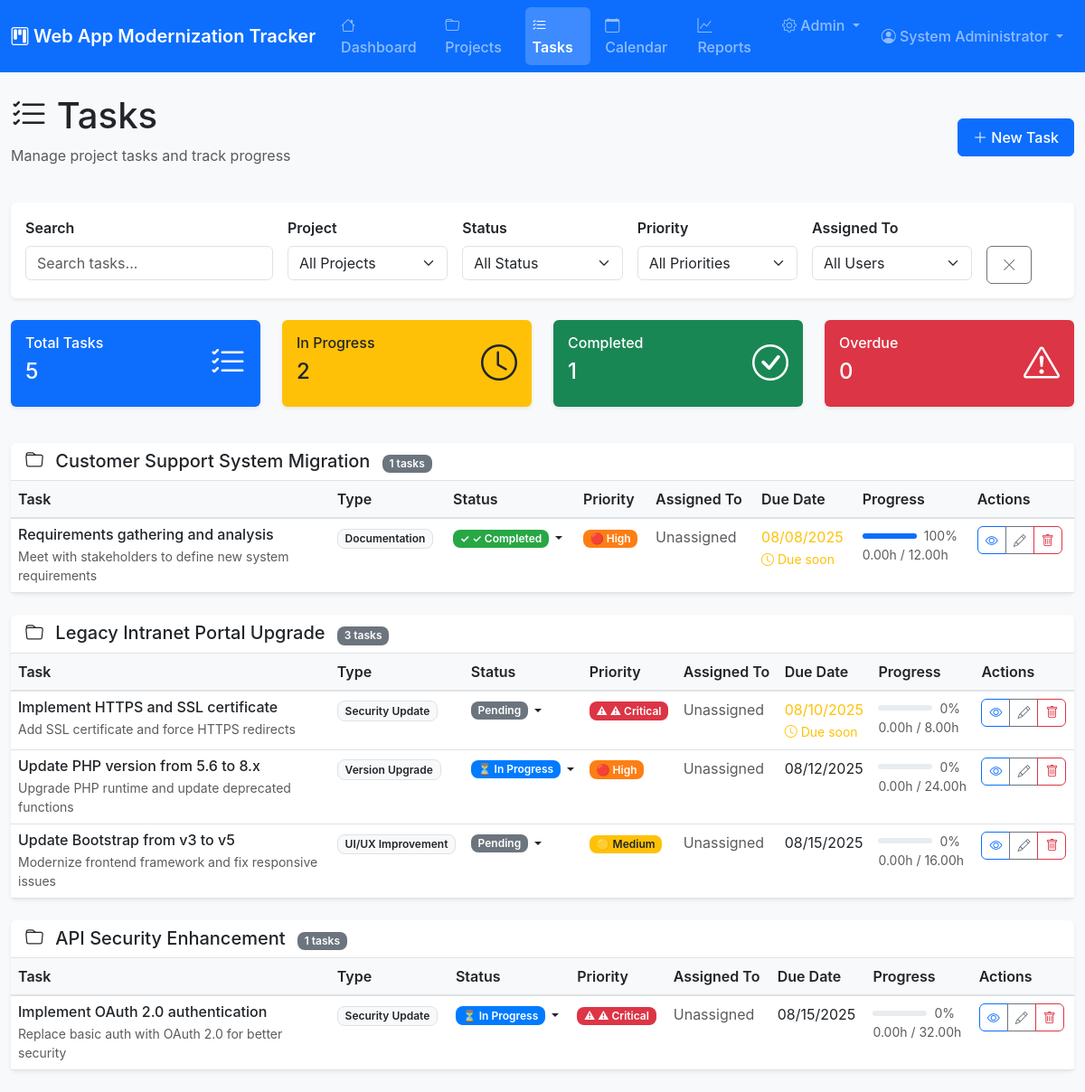
/pages/tasks.php (signed in), run on the app's committed database.
### tables this page shows
CREATE TABLE tasks (
    id INT AUTO_INCREMENT PRIMARY KEY,
    project_id INT NOT NULL,
    title VARCHAR(255) NOT NULL,
    description TEXT,
    task_type VARCHAR(100) DEFAULT 'General',
    priority ENUM('critical', 'high', 'medium', 'low') DEFAULT 'medium',
    status ENUM('pending', 'in_progress', 'completed', 'blocked', 'cancelled') DEFAULT 'pending',
    assigned_to INT,
    depends_on_task_id INT NULL,
    estimated_hours DECIMAL(5,2) DEFAULT 0,
    actual_hours DECIMAL(5,2) DEFAULT 0,
    start_date DATE,
    due_date DATE,
    completed_at TIMESTAMP NULL,
    created_at TIMESTAMP DEFAULT CURRENT_TIMESTAMP,
    updated_at TIMESTAMP DEFAULT CURRENT_TIMESTAMP ON UPDATE CURRENT_TIMESTAMP,
    FOREIGN KEY (project_id) REFERENCES projects(id) ON DELETE CASCADE,
    FOREIGN KEY (assigned_to) REFERENCES users(id) ON DELETE SET NULL,
    FOREIGN KEY (depends_on_task_id) REFERENCES tasks(id) ON DELETE SET NULL,
    INDEX idx_project_id (project_id),
    INDEX idx_status (status),
    INDEX idx_assigned_to (assigned_to),
    INDEX idx_due_date (due_date)
);

CREATE TABLE projects (
    id INT AUTO_INCREMENT PRIMARY KEY,
    name VARCHAR(255) NOT NULL,
    description TEXT,
    category VARCHAR(100) DEFAULT 'Web Application',
    priority ENUM('critical', 'high', 'medium', 'low') DEFAULT 'medium',
    status ENUM('planning', 'in_progress', 'testing', 'completed', 'on_hold') DEFAULT 'planning',
    current_version VARCHAR(50),
    target_version VARCHAR(50),
    start_date DATE,
    due_date DATE,
    completion_date DATE NULL,
    estimated_hours DECIMAL(6,2) DEFAULT 0,
    actual_hours DECIMAL(6,2) DEFAULT 0,
    budget DECIMAL(10,2),
    created_by INT NOT NULL,
    assigned_to INT,
    created_at TIMESTAMP DEFAULT CURRENT_TIMESTAMP,
    updated_at TIMESTAMP DEFAULT CURRENT_TIMESTAMP ON UPDATE CURRENT_TIMESTAMP,
    FOREIGN KEY (created_by) REFERENCES users(id) ON DELETE RESTRICT,
    FOREIGN KEY (assigned_to) REFERENCES users(id) ON DELETE SET NULL,
    INDEX idx_status (status),
    INDEX idx_priority (priority),
    INDEX idx_due_date (due_date),
    INDEX idx_category (category)
);

### pages/tasks.php (the view, shortened to what the rows shown need)
<?php
require_once dirname(__FILE__) . '/../includes/header.php';
$currentUser = getCurrentUser();
$filters = [
    'project_id' => $_GET['project_id'] ?? '',
    'status' => $_GET['status'] ?? '',
    'priority' => $_GET['priority'] ?? '',
    'assigned_to' => $_GET['assigned_to'] ?? '',
    'task_type' => $_GET['task_type'] ?? '',
    'search' => $_GET['search'] ?? ''
];
$tasks = getTasks(null, $filters);
$tasksByProject = [];
foreach ($tasks as $task) {
    $projectName = $task['project_name'];
    if (!isset($tasksByProject[$projectName])) {
        $tasksByProject[$projectName] = [];
    }
    $tasksByProject[$projectName][] = $task;
}
?>
<div class="d-flex justify-content-between align-items-center mb-4">
    <div>
        <h1><i class="bi bi-list-check"></i> Tasks</h1>
    </div>
</div>
<?php if (empty($tasks)): ?>
<div class="card">
    <div class="card-body text-center p-5">
        <i class="bi bi-list-check fs-1 text-muted"></i>
        <h5 class="text-muted mt-3">No tasks found</h5>
        <p class="text-muted">Create your first task to get started.</p>
        <button type="button" class="btn btn-primary" data-bs-toggle="modal" data-bs-target="#taskModal" onclick="openCreateModal()">
            <i class="bi bi-plus-lg"></i> Create Task
        </button>
    </div>
</div>
<?php else: ?>
<?php foreach ($tasksByProject as $projectName => $projectTasks): ?>
<div class="card mb-4">
    <div class="card-header">
        <h5 class="mb-0">
            <i class="bi bi-folder me-2"></i>
            <?php echo htmlspecialchars($projectName); ?>
            <span class="badge bg-secondary ms-2"><?php echo count($projectTasks); ?> tasks</span>
        </h5>
    </div>
    <div class="card-body p-0">
        <div class="table-responsive">
            <table class="table table-hover mb-0">
                <thead class="table-light">
                    <tr>
                        <th width="30%">Task</th>
                        <th>Type</th>
                        <th>Status</th>
                        <th>Priority</th>
                        <th>Assigned To</th>
                        <th>Due Date</th>
                        <th>Progress</th>
                        <th>Actions</th>
                    </tr>
                </thead>
                <tbody>
                    <?php foreach ($projectTasks as $task): ?>
                    <tr>
                        <td>
                            <div>
                                <h6 class="mb-1"><?php echo htmlspecialchars($task['title']); ?></h6>
                                <?php if ($task['description']): ?>
                                <small class="text-muted text-truncate-2"><?php echo htmlspecialchars(substr($task['description'], 0, 100)) . (strlen($task['description']) > 100 ? '...' : ''); ?></small>
                                <?php endif; ?>
                            </div>
                        </td>
                        <td>
                            <span class="badge bg-light text-dark border"><?php echo htmlspecialchars($task['task_type']); ?></span>
                        </td>
                        <td>
                            <div class="dropdown">
                                <button class="btn btn-sm p-0 border-0 bg-transparent dropdown-toggle" type="button" data-bs-toggle="dropdown">
                                    <?php echo getStatusBadge($task['status'], 'task'); ?>
                                </button>
                            </div>
                        </td>
                        <td><?php echo getPriorityBadge($task['priority']); ?></td>
                        <td>
                            <?php echo $task['assigned_to_name'] ? htmlspecialchars($task['assigned_to_name']) : '<span class="text-muted">Unassigned</span>'; ?>
                        </td>
                        <td>
                            <?php if ($task['due_date']): ?>
                                <?php
                                $daysUntilDue = $task['days_until_due'];
                                $isOverdue = $daysUntilDue < 0 && $task['status'] !== 'completed';
                                $isDueSoon = $daysUntilDue <= 3 && $daysUntilDue >= 0;
                                ?>
                                <div class="<?php echo $isOverdue ? 'text-danger' : ($isDueSoon ? 'text-warning' : ''); ?>">
                                    <?php echo formatDate($task['due_date']); ?>
                                    <?php if ($isOverdue): ?>
                                        <br><small><i class="bi bi-exclamation-triangle"></i> Overdue</small>
                                    <?php elseif ($isDueSoon): ?>
                                        <br><small><i class="bi bi-clock"></i> Due soon</small>
                                    <?php endif; ?>
                                </div>
                            <?php else: ?>
                                <span class="text-muted">Not set</span>
                            <?php endif; ?>
                        </td>
                        <td>
                            <?php if ($task['estimated_hours'] > 0): ?>
                                <?php
                                $progress = $task['actual_hours'] > 0 ? round(($task['actual_hours'] / $task['estimated_hours']) * 100, 1) : 0;
                                if ($task['status'] === 'completed') $progress = 100;
                                ?>
                                <div class="d-flex align-items-center">
                                    <div class="progress me-2" style="width: 60px; height: 6px;">
                                        <div class="progress-bar" style="width: <?php echo min($progress, 100); ?>%"></div>
                                    </div>
                                    <small class="text-muted"><?php echo $progress; ?>%</small>
                                </div>
                                <small class="text-muted d-block"><?php echo $task['actual_hours']; ?>h / <?php echo $task['estimated_hours']; ?>h</small>
                            <?php else: ?>
                                <span class="text-muted">-</span>
                            <?php endif; ?>
                        </td>
                        <td>
                            <div class="btn-group" role="group">
                                <button type="button" class="btn btn-sm btn-outline-primary"
                                        onclick="viewTask(<?php echo $task['id']; ?>)">
                                    <i class="bi bi-eye"></i>
                                </button>
                                <button type="button" class="btn btn-sm btn-outline-secondary"
                                        onclick="editTask(<?php echo $task['id']; ?>)">
                                    <i class="bi bi-pencil"></i>
                                </button>
                                <?php if (isAdmin() || $task['assigned_to'] == $currentUser['id']): ?>
                                <button type="button" class="btn btn-sm btn-outline-danger"
                                        onclick="deleteTask(<?php echo $task['id']; ?>, '<?php echo htmlspecialchars($task['title']); ?>')">
                                    <i class="bi bi-trash"></i>
                                </button>
                                <?php endif; ?>
                            </div>
                        </td>
                    </tr>
                    <?php endforeach; ?>
                </tbody>
            </table>
        </div>
    </div>
</div>
<?php endforeach; ?>
<?php endif; ?>
    </main>
</body>
</html>

### config/config.php (shortened to what the rows shown need)
<?php
function formatDate($date, $format = DISPLAY_DATE_FORMAT) {
    try {
        $dateObj = new DateTime($date);
        return $dateObj->format($format);
    } catch (Exception $e) {
        return $date;
    }
}
function getStatusBadge($status, $type = 'project') {
    $statusLabels = ($type === 'task') ? TASK_STATUS : PROJECT_STATUS;
    $label = isset($statusLabels[$status]) ? $statusLabels[$status] : ucfirst($status);
    $color = isset(STATUS_COLORS[$status]) ? STATUS_COLORS[$status] : '#6c757d';
    $icon = '';
    switch($status) {
        case 'completed': $icon = '✓ '; break;
        case 'in_progress': $icon = '⏳ '; break;
    }
    return '<span class="badge badge-' . $status . '" style="background-color: ' . $color . '" aria-label="Status: ' . $label . '">' . $icon . $label . '</span>';
}
function getPriorityBadge($priority) {
    $label = isset(PRIORITY_LEVELS[$priority]) ? PRIORITY_LEVELS[$priority] : ucfirst($priority);
    $color = isset(PRIORITY_COLORS[$priority]) ? PRIORITY_COLORS[$priority] : '#6c757d';
    $icon = '';
    switch($priority) {
        case 'critical': $icon = '⚠ '; break;
        case 'high': $icon = '🔴 '; break;
        case 'medium': $icon = '🟡 '; break;
    }
    return '<span class="badge badge-' . $priority . '" style="background-color: ' . $color . '" aria-label="Priority: ' . $label . '">' . $icon . $label . '</span>';
}
require_once CONFIG_PATH . '/database.php';
?>

### data on the page
tasks: title "Requirements gathering and analysis", description "Meet with stakeholders to define new system requirements", task_type "Documentation", status "✓", status "Completed", priority "🔴", priority "High", due_date "08/08/2025", shows "Due soon", status "100", actual_hours "0.00", estimated_hours "12.00"
tasks: title "Implement HTTPS and SSL certificate", description "Add SSL certificate and force HTTPS redirects", task_type "Security Update", status "Pending", priority "⚠", priority "Critical", due_date "08/10/2025", shows "Due soon", actual_hours "0", actual_hours "0.00", estimated_hours "8.00"
tasks: title "Update PHP version from 5.6 to 8.x", description "Upgrade PHP runtime and update deprecated functions", task_type "Version Upgrade", status "⏳", status "In Progress", priority "🔴", priority "High", due_date "08/12/2025", actual_hours "0", actual_hours "0.00", estimated_hours "24.00"
tasks: title "Update Bootstrap from v3 to v5", description "Modernize frontend framework and fix responsive issues", task_type "UI/UX Improvement", status "Pending", priority "🟡", priority "Medium", due_date "08/15/2025", actual_hours "0", actual_hours "0.00", estimated_hours "16.00"
tasks: project.name "API Security Enhancement", count($projectTasks) "1", title "Implement OAuth 2.0 authentication", description "Replace basic auth with OAuth 2.0 for better security", task_type "Security Update", status "⏳", status "In Progress", priority "⚠", priority "Critical", due_date "08/15/2025", actual_hours "0", actual_hours "0.00", estimated_hours "32.00"

### other printed values
APP_NAME "Web App Modernization Tracker"
$currentUser['first_name'] . ' ' . $currentUser['last_name'] "System Administrator"
count($tasks) "5"
count(array_filter($tasks, fn($t) => $t['status'] === 'in_progress')) "2"
count(array_filter($tasks, fn($t) => $t['status'] === 'completed')) "1"
$projectName "Customer Support System Migration"
count($projectTasks) "1"
$projectName "Legacy Intranet Portal Upgrade"
count($projectTasks) "3"
